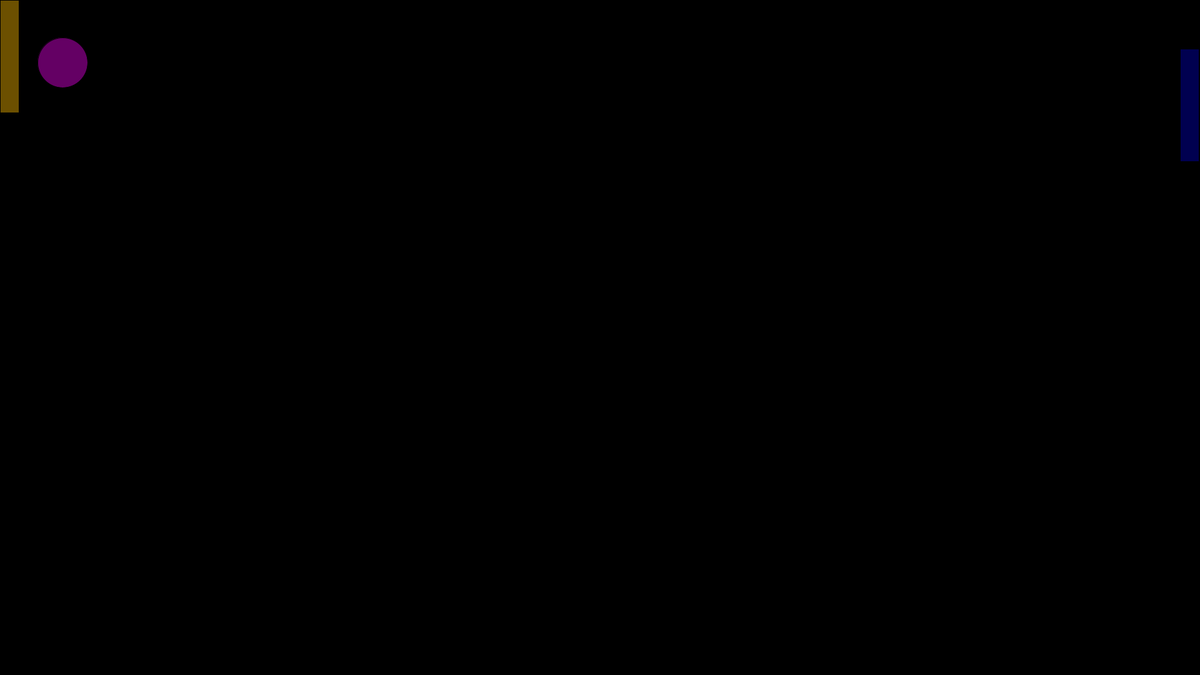
Frame 1 (no input)
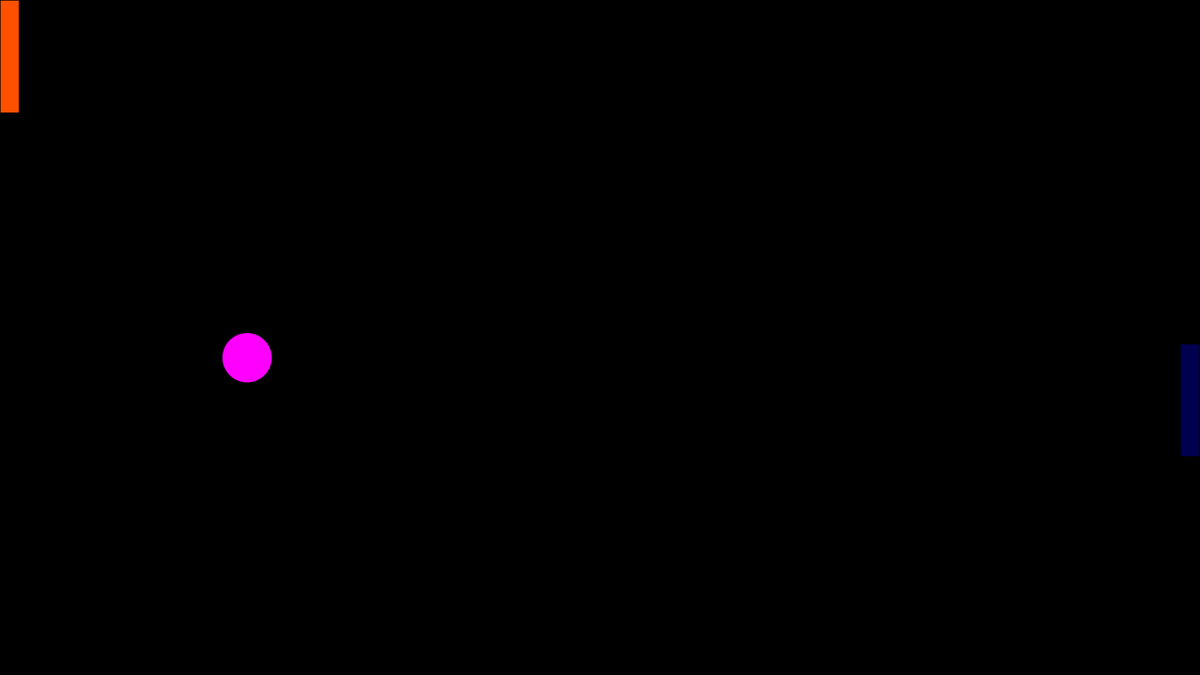
Frame 60 (the mouse pressed at the canvas centre just before this capture)
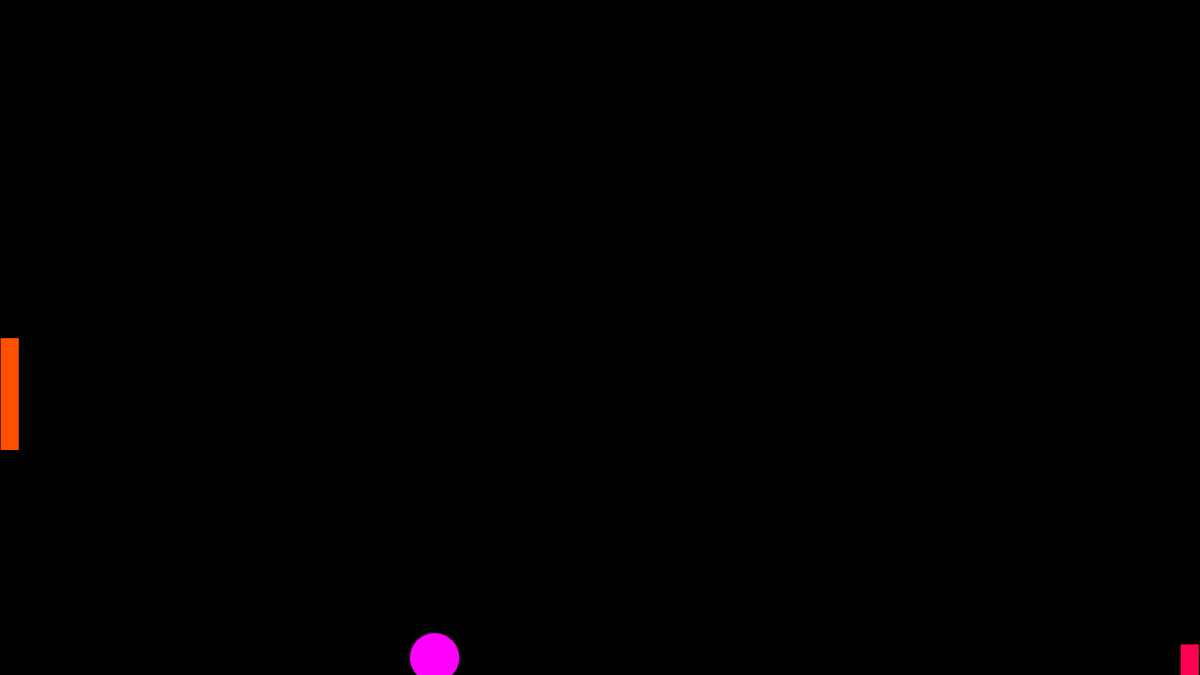
Frame 120 (the mouse held since frame 60 and released just before this capture)

The Processing sketch that drew these frames (run headless with seeded random() and noise(); from frame 60 on, the mouse is pressed at the canvas centre):

// Processing sketch: pong
// ── pong.pde
// in direction of ball
// true means rigtht or down
// false means left or up

boolean directionX = true;  //horizontal direction of the ball
boolean directionY = true;  //vertical direction of the ball
int posX = 100; // position of ball on x palne
int posY = 100; // position of ball on y palne

float speedX;    //  the speed of ball
float speedY;   //      this speed is randomised later

int bounceXmin = 13;     //  these are the
int bounceXmax = 1903;   //      minimum or maximum 
int bounceYmin = 10;   //           positions over which
int bounceYmax = 1070; //                our ball should bounce

int rnd1 = 6;
int rnd2 = 12;



void setup() {
  size(1920, 1080);  // change the canvas if porting to android
  speedX = 5;
  speedY = 8;
}

void draw() {
  orientation(LANDSCAPE);  // this is needed while porting to android
  background(0);
  controlBall();
  controlP1();
  controlP2();   
}

// ── control.pde
void ball() {
  int upper = p2PositionUpper();
  int lower = p2PositionLower();
  boolean position1 = posY < upper || posY > lower;
  println(position1 + "1");

  if (position1 == true && posX<14) {
      gameOver();
  }

  else{ 
      if (directionX && directionY) {
      posX += speedX;
      posY += speedY;

      if (posX > bounceXmax) {
        directionX = false;
        speedX = random(rnd1, rnd2);
      }

      if (posY >  bounceYmax) {
        directionY = false;
        speedY = random(rnd1, rnd2);
      }
    }

    if (directionX && !directionY) {
      posX += speedX;
      posY -= speedY;

      if (posX > bounceXmax) {
        directionX = false;
        speedX = random(rnd1, rnd2);
      }

      if (posY < bounceYmin) {
        directionY = true;
        speedY = random(rnd1, rnd2);
      }
    }

    if (!directionX && directionY) {
      posX -= speedX;
      posY += speedY;

      if (posX < bounceXmin) {
        directionX = true;
        speedX = random(rnd1, rnd2);
      }

      if (posY > bounceYmax) {
        directionY = false;
        speedY = random(rnd1, rnd2);
      }
    }

    if (!directionX && !directionY) {
      posX -= speedX;
      posY -= speedY;

      if (posX < bounceXmin) {
        directionX = true;
        speedX = random(rnd1, rnd2);
      }

      if (posY < bounceYmin) {
        directionY = true;
        speedY = random(rnd1, rnd2);
      }
    }
  }
}

void gameOver() {
  println("game over");
  posX = width/2;
  posY = height/2;
  for (int i = 3; i > 0; i--) {
    print("game starts in " + i + "\n");
    delay(1000);
  }
}

// ── player.pde
void controlBall() {
  fill(posX, 0, posY);
  ellipse(posX, posY, 80, 80);
  ball();
}

void controlP1() {
  fill(posY, 80, 0);
  rect(0, mouseY, width/64, height/6);
}

void controlP2() {
  fill(mouseY, 0, 80);
  rect(width - width/64 - 2, posY - 30, width/64, height/6);
}

//void mousePressed(){
//  println("Restart");
//  posX = width/2;
//  posY = height/2;
//  for(int i = 3; i > 0; i--){
//    print("game starts in " + i + "\n");
//    delay(1000);
//  }
//}

int p2PositionUpper(){
  int u = mouseY-20;
  return u;
}

int p2PositionLower(){
  int l = mouseY + 20 + height/6;
  return l;
}
